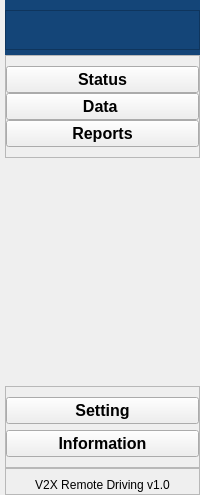
     <widget class="QWidget" name="leftMenuContainer" native="true">
      <layout class="QVBoxLayout" name="verticalLayout">
       <property name="spacing">
        <number>0</number>
       </property>
       <property name="leftMargin">
        <number>5</number>
       </property>
       <property name="topMargin">
        <number>0</number>
       </property>
       <property name="rightMargin">
        <number>0</number>
       </property>
       <property name="bottomMargin">
        <number>0</number>
       </property>
       <item>
        <widget class="QFrame" name="logo_frame">
         <property name="styleSheet">
          <string notr="true">background-color: rgb(20, 69, 120);</string>
         </property>
         <property name="frameShape">
          <enum>QFrame::NoFrame</enum>
         </property>
         <property name="frameShadow">
          <enum>QFrame::Raised</enum>
         </property>
         <layout class="QVBoxLayout" name="verticalLayout_6">
          <property name="leftMargin">
           <number>0</number>
          </property>
          <property name="topMargin">
           <number>10</number>
          </property>
          <property name="rightMargin">
           <number>0</number>
          </property>
          <property name="bottomMargin">
           <number>5</number>
          </property>
          <item>
           <widget class="QLabel" name="logoLabel">
            <property name="sizePolicy">
             <sizepolicy hsizetype="Preferred" vsizetype="Preferred">
              <horstretch>0</horstretch>
              <verstretch>0</verstretch>
             </sizepolicy>
            </property>
            <property name="minimumSize">
             <size>
              <width>0</width>
              <height>40</height>
             </size>
            </property>
            <property name="frameShape">
             <enum>QFrame::StyledPanel</enum>
            </property>
            <property name="text">
             <string/>
            </property>
            <property name="pixmap">
             <pixmap resource="material_theme/resources.qrc">:/icon/avg_icon/avg_logo.png</pixmap>
            </property>
            <property name="scaledContents">
             <bool>true</bool>
            </property>
           </widget>
          </item>
         </layout>
        </widget>
       </item>
       <item>
        <widget class="QFrame" name="frame">
         <property name="frameShape">
          <enum>QFrame::StyledPanel</enum>
         </property>
         <property name="frameShadow">
          <enum>QFrame::Raised</enum>
         </property>
         <layout class="QVBoxLayout" name="verticalLayout_2">
          <property name="spacing">
           <number>0</number>
          </property>
          <property name="leftMargin">
           <number>0</number>
          </property>
          <property name="topMargin">
           <number>10</number>
          </property>
          <property name="rightMargin">
           <number>0</number>
          </property>
          <property name="bottomMargin">
           <number>10</number>
          </property>
          <item>
           <widget class="QPushButton" name="statusBtn">
            <property name="font">
             <font>
              <pointsize>12</pointsize>
              <weight>75</weight>
              <bold>true</bold>
             </font>
            </property>
            <property name="mouseTracking">
             <bool>true</bool>
            </property>
            <property name="tabletTracking">
             <bool>false</bool>
            </property>
            <property name="toolTip">
             <string>Status</string>
            </property>
            <property name="text">
             <string>Status</string>
            </property>
            <property name="icon">
             <iconset resource="material_theme/resources.qrc">
              <normaloff>:/icon/icons-white/monitor.svg</normaloff>:/icon/icons-white/monitor.svg</iconset>
            </property>
            <property name="iconSize">
             <size>
              <width>24</width>
              <height>24</height>
             </size>
            </property>
           </widget>
          </item>
          <item>
           <widget class="QPushButton" name="dataBtn">
            <property name="font">
             <font>
              <pointsize>12</pointsize>
              <weight>75</weight>
              <bold>true</bold>
             </font>
            </property>
            <property name="toolTip">
             <string>Data Analysis</string>
            </property>
            <property name="text">
             <string>Data </string>
            </property>
            <property name="icon">
             <iconset resource="material_theme/resources.qrc">
              <normaloff>:/icon/icons-white/database.svg</normaloff>:/icon/icons-white/database.svg</iconset>
            </property>
            <property name="iconSize">
             <size>
              <width>24</width>
              <height>24</height>
             </size>
            </property>
           </widget>
          </item>
          <item>
           <widget class="QPushButton" name="reportBtn">
            <property name="font">
             <font>
              <pointsize>12</pointsize>
              <weight>75</weight>
              <bold>true</bold>
             </font>
            </property>
            <property name="toolTip">
             <string>View Reports</string>
            </property>
            <property name="text">
             <string>Reports</string>
            </property>
            <property name="icon">
             <iconset resource="material_theme/resources.qrc">
              <normaloff>:/icon/icons-white/printer.svg</normaloff>:/icon/icons-white/printer.svg</iconset>
            </property>
            <property name="iconSize">
             <size>
              <width>24</width>
              <height>24</height>
             </size>
            </property>
           </widget>
          </item>
         </layout>
        </widget>
       </item>
       <item>
        <spacer name="verticalSpacer">
         <property name="orientation">
          <enum>Qt::Vertical</enum>
         </property>
         <property name="sizeHint" stdset="0">
          <size>
           <width>20</width>
           <height>228</height>
          </size>
         </property>
        </spacer>
       </item>
       <item>
        <widget class="QFrame" name="frame_2">
         <property name="frameShape">
          <enum>QFrame::StyledPanel</enum>
         </property>
         <property name="frameShadow">
          <enum>QFrame::Raised</enum>
         </property>
         <layout class="QVBoxLayout" name="verticalLayout_5">
          <property name="leftMargin">
           <number>0</number>
          </property>
          <property name="topMargin">
           <number>10</number>
          </property>
          <property name="rightMargin">
           <number>0</number>
          </property>
          <property name="bottomMargin">
           <number>10</number>
          </property>
          <item>
           <widget class="QPushButton" name="settingBtn">
            <property name="font">
             <font>
              <pointsize>12</pointsize>
              <weight>75</weight>
              <bold>true</bold>
             </font>
            </property>
            <property name="toolTip">
             <string>Go to setting</string>
            </property>
            <property name="text">
             <string>Setting</string>
            </property>
            <property name="icon">
             <iconset resource="material_theme/resources.qrc">
              <normaloff>:/icon/icons-white/settings.svg</normaloff>:/icon/icons-white/settings.svg</iconset>
            </property>
            <property name="iconSize">
             <size>
              <width>24</width>
              <height>24</height>
             </size>
            </property>
           </widget>
          </item>
          <item>
           <widget class="QPushButton" name="infoBtn">
            <property name="font">
             <font>
              <pointsize>12</pointsize>
              <weight>75</weight>
              <bold>true</bold>
             </font>
            </property>
            <property name="toolTip">
             <string>information about the app</string>
            </property>
            <property name="text">
             <string>Information</string>
            </property>
            <property name="icon">
             <iconset resource="material_theme/resources.qrc">
              <normaloff>:/icon/icons-white/info.svg</normaloff>:/icon/icons-white/info.svg</iconset>
            </property>
            <property name="iconSize">
             <size>
              <width>24</width>
              <height>24</height>
             </size>
            </property>
           </widget>
          </item>
         </layout>
        </widget>
       </item>
       <item>
        <widget class="QFrame" name="frame_3">
         <property name="frameShape">
          <enum>QFrame::StyledPanel</enum>
         </property>
         <property name="frameShadow">
          <enum>QFrame::Raised</enum>
         </property>
         <layout class="QVBoxLayout" name="verticalLayout_4">
          <property name="leftMargin">
           <number>0</number>
          </property>
          <property name="rightMargin">
           <number>0</number>
          </property>
          <property name="bottomMargin">
           <number>2</number>
          </property>
          <item>
           <widget class="QLabel" name="versionLabel">
            <property name="text">
             <string>V2X Remote Driving v1.0</string>
            </property>
            <property name="alignment">
             <set>Qt::AlignCenter</set>
            </property>
           </widget>
          </item>
         </layout>
        </widget>
       </item>
      </layout>
     </widget>
